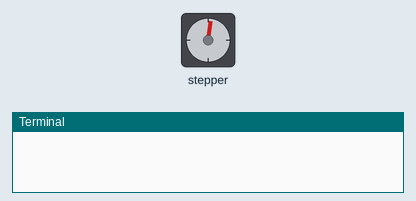
Bench run of a program on a simulated Raspberry Pi (header pin numbers). Shown: stepper motor, the last lines printed to the terminal.

Above: at 0.05 s.
At 0.35 s:
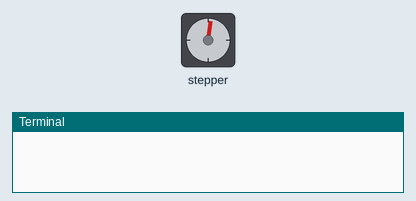
At 0.7 s:
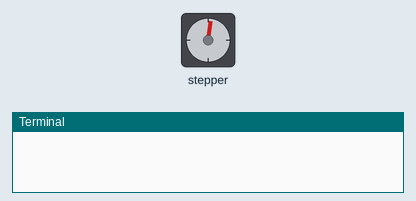
At 1.65 s:
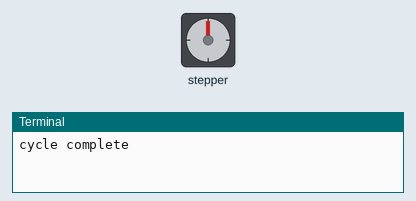
Timing chart, 0 to 3.9 s (numbered marks = the images above):
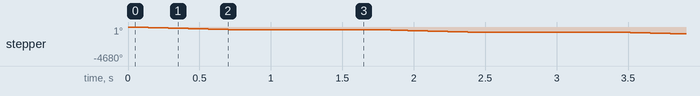

The program:

gpio.py
```python
import RPi.GPIO as GPIO
import time

DIR = 8
STEP = 10
stepsPerRevolution = 3200

def delay_ms(n):
    time.sleep(n*1e-6)

def high(pin, log=False):
    GPIO.output(pin, GPIO.HIGH)
    if log:
        print("high")

def low(pin, log=False):
    GPIO.output(pin, GPIO.LOW)
    if log:
        print("low")

GPIO.setmode(GPIO.BOARD)
GPIO.setwarnings(False)
GPIO.setup(DIR, GPIO.OUT, initial=GPIO.LOW)
GPIO.setup(STEP, GPIO.OUT, initial=GPIO.LOW)

while True:
    for x in range(stepsPerRevolution):
        high(STEP)
        delay_ms(100)
        low(STEP)
        delay_ms(100)
    print("cycle complete")
    time.sleep(1)
```

Measured:
- by itself, stepper: turns 360° counter-clockwise in 0.70 s, repeating every 1.7 s
